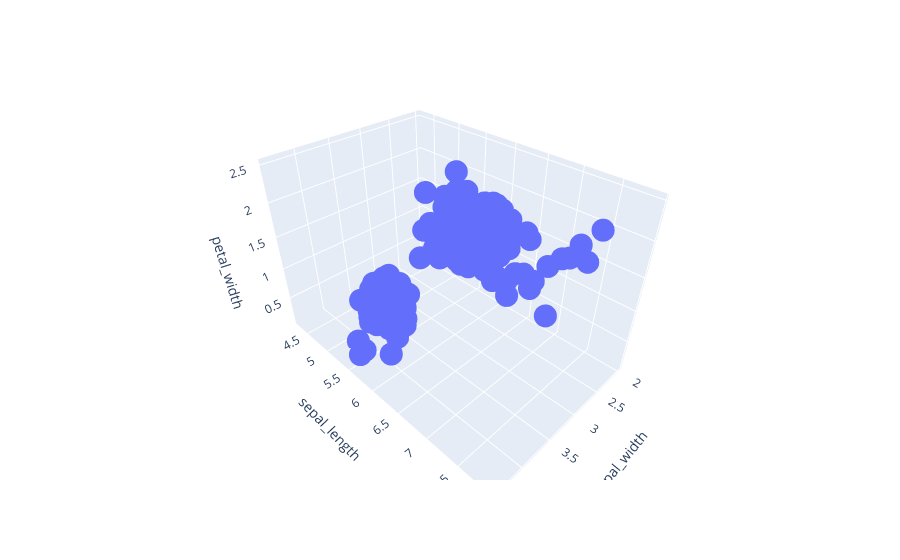

Write notebook code for a chart like this one.
### Code cell
# grafico de dispersión con las variables mencionadas para el análisis
import plotly.express as px 
  
df = px.data.iris() 
  
fig = px.scatter_3d(df, x = 'sepal_width',  
                    y = 'sepal_length',  
                    z = 'petal_width')#,
                   # color = 'species') 

fig.show()

### Figure 1 — Plotly figure (JSON) as saved in the notebook; plotly's stock layout.template omitted (floating-point values rounded to 4 significant figures; data arrays with more than 128 entries replaced by an {"elided": "..."} marker saying what was removed)
{"data": [{"hovertemplate": "sepal_width=%{x}<br>sepal_length=%{y}<br>petal_width=%{z}<extra></extra>", "legendgroup": "", "marker": {"color": "#636efa", "symbol": "circle"}, "mode": "markers", "name": "", "scene": "scene", "showlegend": false, "type": "scatter3d", "x": {"elided": "150 float values"}, "y": {"elided": "150 float values"}, "z": {"elided": "150 float values"}}], "layout": {"legend": {"tracegroupgap": 0}, "margin": {"t": 60}, "scene": {"domain": {"x": [0, 1], "y": [0, 1]}, "xaxis": {"title": {"text": "sepal_width"}}, "yaxis": {"title": {"text": "sepal_length"}}, "zaxis": {"title": {"text": "petal_width"}}}}}
